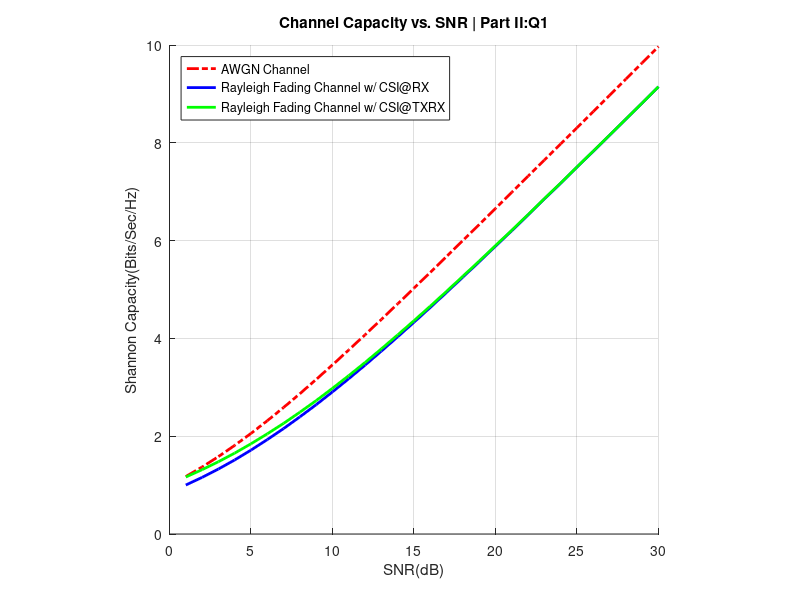

Write MATLAB code to recreate this figure.
clear;close all;
%defs
%define snr values in dBs
SNR_dB=1:30;
%define sample length
len=10^6;
%allocate output arrays
csi_rx=zeros(1,length(SNR_dB));
csi_trx=zeros(1,length(SNR_dB));
%convert to std deviations for scaling
n_pow=2./(10.^(SNR_dB./10));
%calculate awgn capacity, channel information irrelevant
awgn_c=log2(1+(2./n_pow));

for j=1:length(SNR_dB)
    %in-phase component
    i=randn([1 len])./sqrt(n_pow(j));
    %quadtature component
    q=randn([1 len])./sqrt(n_pow(j));
    %build fading component, unit variance
    h=(i+1j*q);
    %calculate the power of the fading
    h_pow=h.*conj(h);
    %extract mean value of the power
    gamma_bar=mean(h_pow);
    
    %csi at rx only
    %take integral to obtain shannon capacity
    c=integral(@(gamma)(log2(1+gamma))...
        .*(exp(-gamma/gamma_bar)/gamma_bar),0,Inf);
    %store in array
    csi_rx(1,j)=c;
        
    %csi at both tx and rx
    %find the cut-off power for transmitter, set constraint
    f=@(gamma_0) integral(@(gamma)...
        (1./gamma_0-1./gamma).*(exp(-gamma/gamma_bar)/gamma_bar),gamma_0,Inf)-1;
    %find the solution of the constraint
    gamma_0=fzero(f,[1e-100,100]);
    %calculate shannon capacity utilizing the cut-off value
    c=integral(@(gamma)(log2(gamma/gamma_0)...
        .*exp(-gamma/gamma_bar)/gamma_bar),gamma_0,Inf);
    %store in array
    csi_trx(1,j)=c;
end

%plot results
figure;hold on;
plot(SNR_dB,awgn_c,'r-.','LineWidth',2);
plot(SNR_dB,csi_rx,'b','LineWidth',2);
plot(SNR_dB,csi_trx,'g','LineWidth',2)
xlabel('SNR(dB)');ylabel('Shannon Capacity(Bits/Sec/Hz)');
title('Channel Capacity vs. SNR | Part II:Q1');
legend('AWGN Channel','Rayleigh Fading Channel w/ CSI@RX',...
    'Rayleigh Fading Channel w/ CSI@TXRX','Location','NorthWest');
grid on;axis square;

